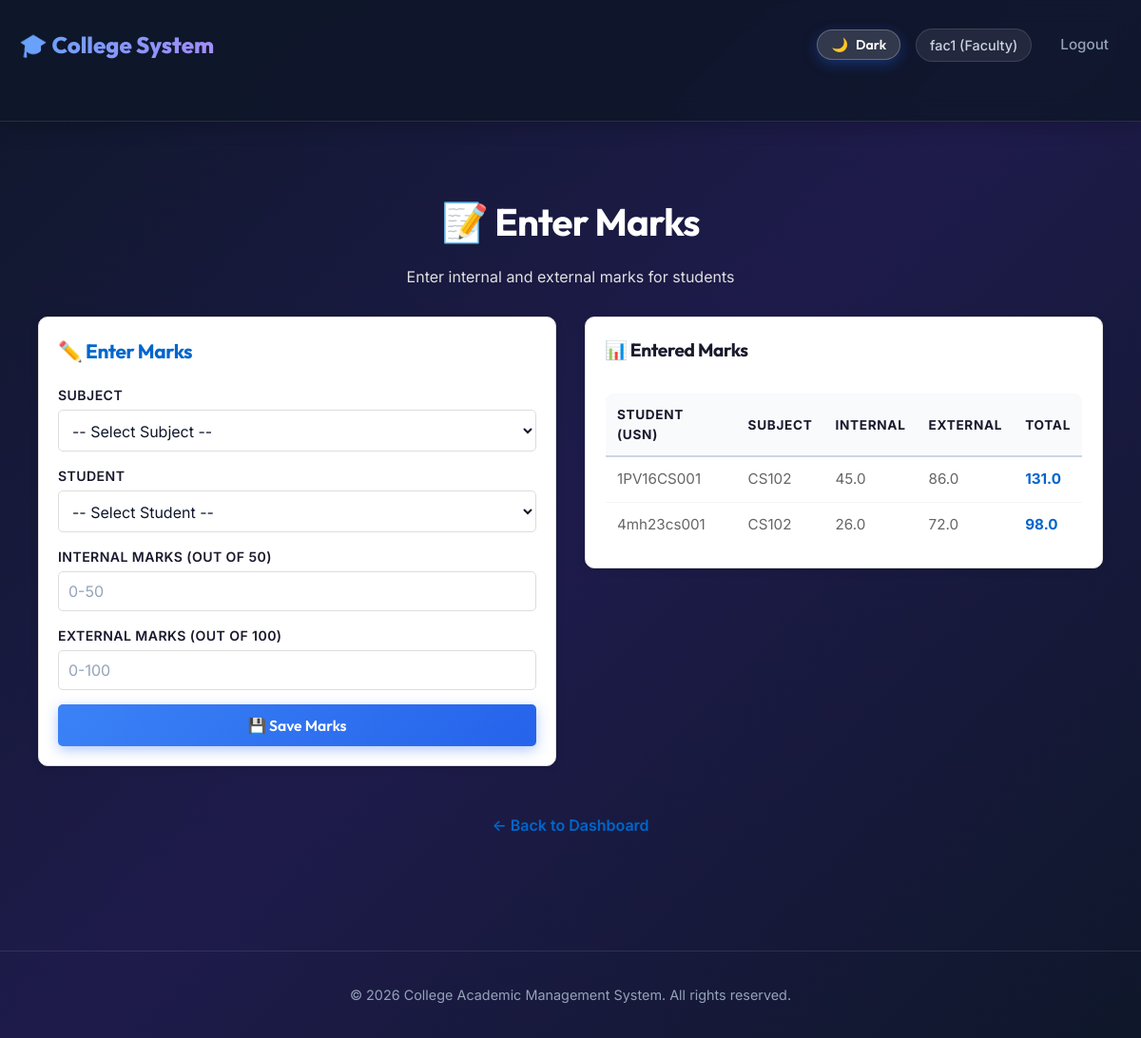
The app's page /faculty/marks (signed in), older data.
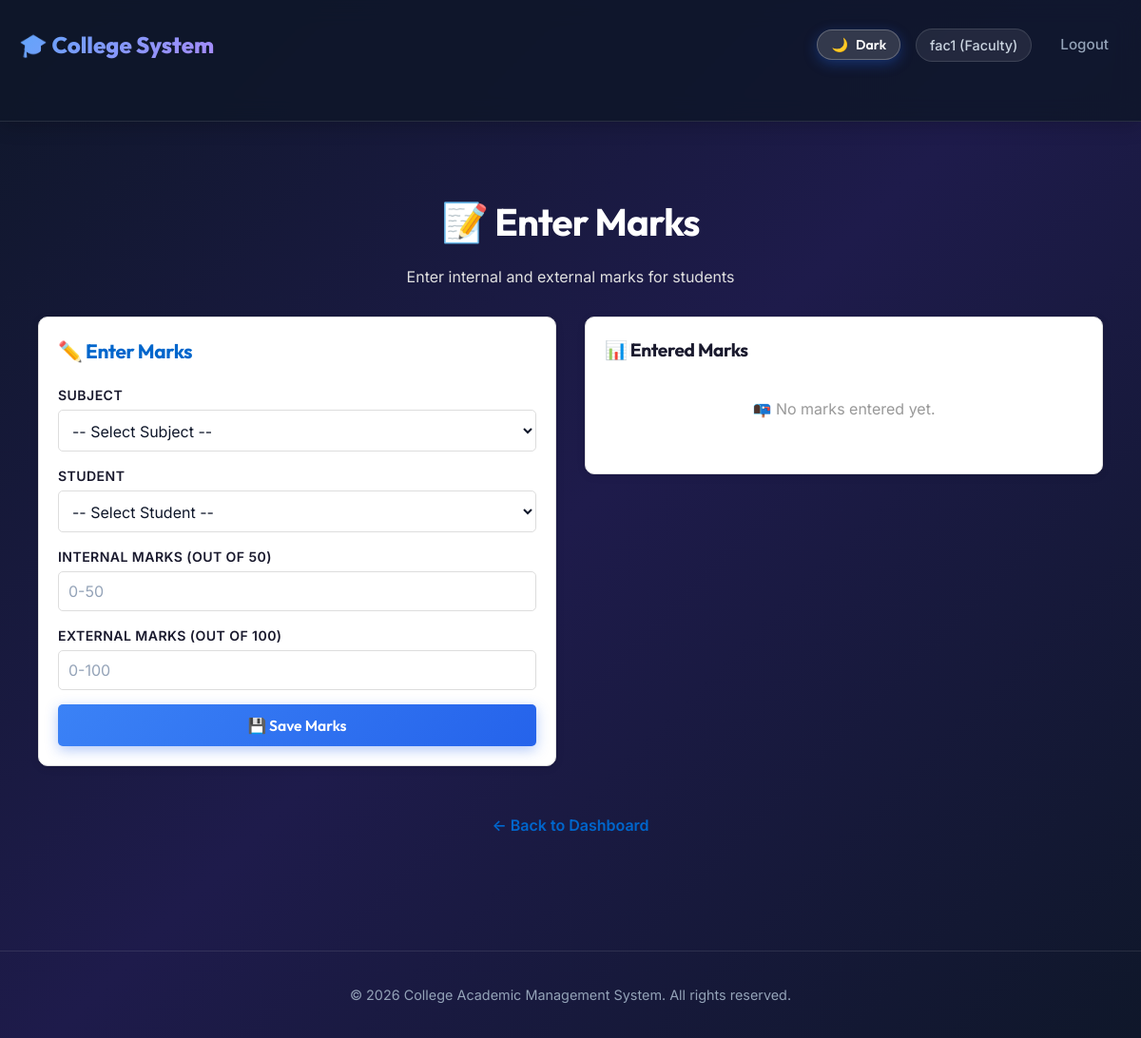
The same page, newer data.
### backend/app.py (models this page shows)
class Marks(db.Model):
    id = db.Column(db.Integer, primary_key=True)
    student_id = db.Column(db.Integer, db.ForeignKey('student.id'), nullable=False)
    subject_id = db.Column(db.Integer, db.ForeignKey('subject.id'), nullable=False)
    internal = db.Column(db.Float, nullable=True, default=0.0)
    external = db.Column(db.Float, nullable=True, default=0.0)
    student = db.relationship('Student', backref='marks')
    subject = db.relationship('Subject')

class Student(db.Model):
    id = db.Column(db.Integer, primary_key=True)
    usn = db.Column(db.String(50), unique=True, nullable=False)
    name = db.Column(db.String(200), nullable=False)
    dept = db.Column(db.String(100), nullable=True)
    semester = db.Column(db.Integer, nullable=True)

class Subject(db.Model):
    id = db.Column(db.Integer, primary_key=True)
    code = db.Column(db.String(50), unique=True, nullable=False)
    name = db.Column(db.String(200), nullable=False)
    dept = db.Column(db.String(100), nullable=True)
    semester = db.Column(db.Integer, nullable=True)

### backend/app.py (the view)
@app.route('/faculty/marks')
@login_required
@role_required('Faculty')
def faculty_view_marks():
    assigned_subjects = [a.subject for a in FacultyAssignment.query.filter_by(faculty_id=current_user.id).all() if a.subject]
    if not assigned_subjects:
        if current_user.dept:
            assigned_subjects = Subject.query.filter_by(dept=current_user.dept).all()
        if not assigned_subjects:
            assigned_subjects = Subject.query.all()
    assigned_subject_ids = [s.id for s in assigned_subjects]
    students = Student.query.all()
    marks = Marks.query.filter(Marks.subject_id.in_(assigned_subject_ids)).all() if assigned_subject_ids else []
    return render_template('faculty_enter.html', subjects=assigned_subjects, students=students, marks=marks, attendance=[], view_type='marks')

### backend/app.py (called while the page is built)
@app.context_processor
def inject_user():
    return dict(user=current_user)

def role_required(*roles):
    def decorator(f):
        @wraps(f)
        def decorated_function(*args, **kwargs):
            if not current_user.is_authenticated:
                return login_manager.unauthorized()
            if current_user.role not in roles:
                flash('Access denied: insufficient permissions', 'danger')
                return redirect(url_for('dashboard'))
            return f(*args, **kwargs)
        return decorated_function
    return decorator

@login_manager.user_loader
def load_user(user_id):
    return User.query.get(int(user_id))

### frontend/templates/faculty_enter.html (shortened to what the changed rows need)
{% extends 'base.html' %}
{% block content %}
<div style="max-width: 1200px; margin: 0 auto; padding: 20px;">
  {% if view_type == 'marks' %}
    <h1 style="font-size: 2.5em; color: #ffffff; margin-bottom: 10px; text-align: center;">📝 Enter Marks</h1>
  {% elif view_type == 'attendance' %}
    <h1 style="font-size: 2.5em; color: #ffffff; margin-bottom: 10px; text-align: center;">📍 Mark Attendance</h1>
    <p style="text-align: center; color: #e0e0e0; margin-bottom: 30px;">Record attendance for your subjects</p>
  {% else %}
    <h1 style="font-size: 2.5em; color: #ffffff; margin-bottom: 10px; text-align: center;">📊 Marks & Attendance</h1>
    <p style="text-align: center; color: #e0e0e0; margin-bottom: 30px;">Manage marks and attendance records</p>
  {% endif %}
  {% if not view_type or view_type == 'marks' %}
    <div style="{% if view_type == 'attendance' %}display: none;{% endif %}">
      <div style="display: grid; grid-template-columns: repeat(auto-fit, minmax(450px, 1fr)); gap: 30px;">
        <div>
          <div class="card" style="margin-bottom: 20px;">
            <h2 style="font-size: 1.3em; color: #0066cc; margin-bottom: 20px;">✏️ Enter Marks</h2>
          </div>
        </div>
        <div>
          <div class="card">
            <h3 style="font-size: 1.2em; color: #1a1a2e; margin-bottom: 15px;">📊 Entered Marks</h3>
            {% if marks and marks|length > 0 %}
              <div style="overflow-x: auto;">
                <table style="color: #1a1a2e;">
                  <thead>
                    <tr style="background-color: #f5f5f5;">
                      <th style="color: #1a1a2e;">Student (USN)</th>
                      <th style="color: #1a1a2e;">Subject</th>
                      <th style="color: #1a1a2e;">Internal</th>
                      <th style="color: #1a1a2e;">External</th>
                      <th style="color: #1a1a2e;">Total</th>
                    </tr>
                  </thead>
                  <tbody>
                    {% for m in marks %}
                    <tr style="border-bottom: 1px solid #e0e0e0;">
                      <td style="color: #666;">{{ m.student.usn }}</td>
                      <td style="color: #666;">{{ m.subject.code }}</td>
                      <td style="color: #666;">{{ m.internal or '-' }}</td>
                      <td style="color: #666;">{{ m.external or '-' }}</td>
                      <td style="font-weight: bold; color: #0066cc;">{{ (m.internal or 0) + (m.external or 0) }}</td>
                    </tr>
                    {% endfor %}
                  </tbody>
                </table>
              </div>
            {% else %}
              <p style="text-align: center; color: #999; padding: 20px;">📭 No marks entered yet.</p>
            {% endif %}
          </div>
        </div>
      </div>
    </div>
  {% endif %}
</div>
{% endblock %}

Row changes from the older to the newer data that the page shows:
no longer on this page (row edited): Marks: student.usn "1PV16CS001", subject.code "CS102", internal "45.0", external "86.0", (m.internalor0)+(m.externalor0) "131.0"
no longer on this page (row edited): Marks: student.usn "4mh23cs001", subject.code "CS102", internal "26.0", external "72.0", (m.internalor0)+(m.externalor0) "98.0"
Text that changed along with them:
text no longer shown: "STUDENT (USN) SUBJECT INTERNAL EXTERNAL TOTAL"
text now shown: "📭 No marks entered yet."
